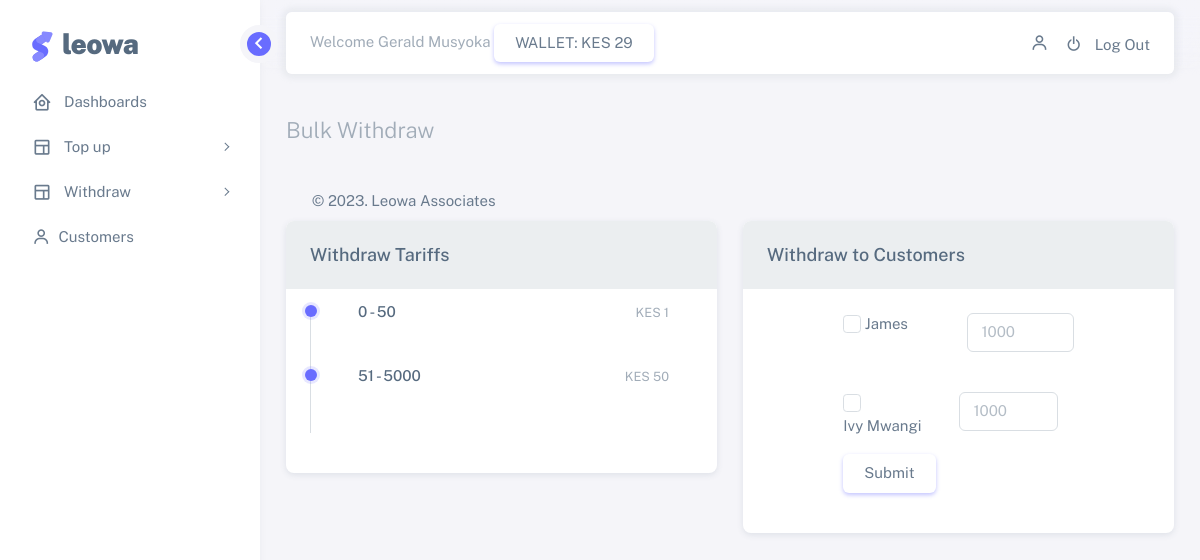
The app's page /withdraw-bulk (signed in) with its own data.
### tables this page shows
CREATE TABLE `users` (
  `id` bigint(20) UNSIGNED NOT NULL,
  `name` varchar(255) NOT NULL,
  `email` varchar(255) NOT NULL,
  `email_verified_at` timestamp NULL DEFAULT NULL,
  `password` varchar(255) NOT NULL,
  `role_id` int(11) NOT NULL DEFAULT '2',
  `phone` varchar(255) DEFAULT NULL,
  `wallet_balance` int(11) DEFAULT '0',
  `remember_token` varchar(100) DEFAULT NULL,
  `created_at` timestamp NULL DEFAULT NULL,
  `updated_at` timestamp NULL DEFAULT NULL
);

CREATE TABLE `tariffs` (
  `id` bigint(20) UNSIGNED NOT NULL,
  `min` varchar(255) DEFAULT NULL,
  `max` varchar(255) DEFAULT NULL,
  `tariff` varchar(255) DEFAULT NULL,
  `created_at` timestamp NULL DEFAULT NULL,
  `updated_at` timestamp NULL DEFAULT NULL
);

CREATE TABLE `customers` (
  `id` bigint(20) UNSIGNED NOT NULL,
  `user_id` bigint(20) UNSIGNED NOT NULL,
  `name` varchar(255) DEFAULT NULL,
  `email` varchar(255) DEFAULT NULL,
  `phone` varchar(255) DEFAULT NULL,
  `created_at` timestamp NULL DEFAULT NULL,
  `updated_at` timestamp NULL DEFAULT NULL
);

### Core/functions.php (called while the page is built, shortened)
<?php
function base_path($path)
{
    return BASE_PATH . $path;
}
function view($path, $data = [])
{
    extract($data);
    return require base_path("views/pages/{$path}.view.php");
}
function wallet($user)
{
    $db = App::resolve(Database::class);
    $userdata = $db->query('SELECT * FROM users WHERE id = :id', [
        'id' => $user
    ])->findOrFail();
    return $userdata['wallet_balance'] ?? '0.0';
}

### Http/controllers/withdraw/bulk.php (called while the page is built, shortened)
<?php
$db = App::resolve(Database::class);
$customers = $db->query('SELECT * FROM customers WHERE user_id = :user_id', [
    'user_id' => $_SESSION['user']['id']
])->get();
$tariffs = $db->query('SELECT * FROM tariffs')->get();
view('withdraw/bulk', [
    'heading' => 'Bulk Withdraw',
    'errors' => Session::get('errors'),
    'error' => Session::get('error'),
    'success' => Session::get('success'),
    'customers' => $customers,
    'tariffs' => $tariffs
]);

### public/index.php (called while the page is built, shortened)
<?php
require BASE_PATH . '/Core/functions.php';
require base_path('bootstrap.php');
$router = new Router();
$uri = parse_url($_SERVER['REQUEST_URI'])['path'];
$method = isset($_POST['_method']) ? $_POST['_method'] : $_SERVER['REQUEST_METHOD'];
$router->route($uri, $method);

### Core/App.php (called while the page is built, shortened)
<?php
class App
{
    protected static $container;
    public static function setContainer($container)
    {
        static::$container = $container;
    }
    public static function container()
    {
        return static::$container;
    }
    public static function resolve($key)
    {
        return static::container()->resolve($key);
    }
}

### Core/Container.php (called while the page is built, shortened)
<?php
class Container
{
    protected $bindings = [];
    public function bind($key, $resolver)
    {
        $this->bindings[$key] = $resolver;
    }
    public function resolve($key)
    {
        $resolver = $this->bindings[$key];
        return call_user_func($resolver);
    }
}

### config.php (called while the page is built)
<?php
return [
    'database' => [
        'host' => 'localhost',
        'dbname' => 'wateregm_leowa',
        'port' => 3306,
        'charset' => 'utf8mb4',
    ],
    'daraja' => [
        'env' => '1',
        'MPESA_CONSUMER_KEY' => 'pviVcOzat8aDGKEg9wZvvPyAFrnmqsZG',
        'MPESA_CONSUMER_SECRET' => 'OAHLZDdOXpHME7Of',
        'MPESA_SHORTCODE' => '241269',
        'MPESA_PASSKEY' => '6386078736cbbb24c1d76baa1e72e3ed9e91fdc6ecf7b67555e5f795ff8d9abe',
        'test_msisdn' => 'your_test_msisdn',
        'MPESA_TEST_URL' => 'https://leowa.waterhub.africa',
        'MPESA_CONSUMER_KEY_WITHDRAW' => '0fFec7S0qVgOc3MUkXNPu3KLvRV2G0z8',
        'MPESA_CONSUMER_SECRET_WITHDRAW' => 'BlEKlGcBVe47K9cy',
        'MPESA_B2C_INITIATOR' => 'leowaapprove',
        'MPESA_B2C_PASSWORD' => 'Washington.52023',
        'MPESA_B2C_SHORTCODE' => '129153',
        'MPESA_ACCOUNT' => 'LEOWA ASSOCIATES',
    ]
];

### bootstrap.php (called while the page is built, shortened)
<?php
$container = new Container();
$container->bind('Core\Database', function () {
    $config = require base_path('config.php');
    return new Database($config['database']);
});

### Core/Database.php (called while the page is built, shortened)
<?php
class Database
{
    public $connection;
    public $statement;
    public function __construct($config, $username = 'wateregm_wateregm', $password = 'waterhub@2022')
    {
        $dsn = 'mysql:' . http_build_query($config, '', ';');
        $this->connection = new PDO($dsn, $username, $password, [
            PDO::ATTR_DEFAULT_FETCH_MODE => PDO::FETCH_ASSOC,
        ]);
    }
    public function query($query, $params = [])
    {
        $this->statement = $this->connection->prepare($query);
        $this->statement->execute($params);
        return $this;
    }
    public function find()
    {
        return $this->statement->fetch();
    }
    public function findOrFail()
    {
        $result = $this->find();
        return $result;
    }
    public function get()
    {
        return $this->statement->fetchAll();
    }
}

### views/pages/withdraw/bulk.view.php (the view, shortened to what this page needs)
<?php require base_path('views/partials/dashboard/head.php'); ?>
<div class="content-wrapper">
    <div class="container-xxl flex-grow-1 container-p-y">
        <h4 class="fw-bold py-3 mb-4">
            <span class="text-muted fw-light">Bulk Withdraw</span>
        </h4>
        <div class="row">
            <div class="col-md-12 col-lg-6 order-4 order-lg-3 ">
                <div class="card">
                    <div class="card-header sticky-element bg-label-secondary d-flex
                        justify-content-sm-between align-items-sm-center flex-column flex-sm-row">
                        <h5 class="card-title mb-sm-0 me-2">Withdraw Tariffs</h5>
                    </div>
                    <div class="card-body mt-3">
                        <ul class="timeline">
                            <?php if (!empty($tariffs)) : ?>
                                <?php foreach ($tariffs as $tariff) : ?>
                                    <li class="timeline-item timeline-item-transparent">
                                        <span class="timeline-point timeline-point-primary"></span>
                                        <div class="timeline-event">
                                            <div class="timeline-header mb-1">
                                                <h6 class="mb-0"><?= $tariff['min'] ?> - <?= $tariff['max'] ?></h6>
                                                <small class="text-muted">KES <?= $tariff['tariff'] ?></small>
                                            </div>
                                        </div>
                                    </li>
                                <?php endforeach ?>
                            <?php endif; ?>
                        </ul>
                    </div>
                </div>
            </div>
            <div class="col-md-12 col-lg-6 order-4 order-lg-3 ">
                <div class="card">
                    <div class="card-header sticky-element bg-label-secondary d-flex
                        justify-content-sm-between align-items-sm-center flex-column flex-sm-row">
                        <h5 class="card-title mb-sm-0 me-2">Withdraw to Customers</h5>
                    </div>
                    <div class="card-body mt-3">
                        <div class="row">
                            <form class="col-lg-8 mx-auto" method="POST" action="/withdraw-bulk">
                                <?php if (!empty($customers)) : ?>
                                    <?php foreach ($customers as $customer) : ?>
                                        <div class="row g-3 p-2">
                                            <div class="col-md-6">
                                                <input type="checkbox" class="form-check-input" name="customers[<?= $customer['id']; ?>][id]" value="<?= $customer['id']; ?>" id="customer-<?= $customer['id']; ?>" />
                                                <label class="form-check-label" for="customer-<?= $customer['id']; ?>">
                                                    <?= $customer['name']; ?>
                                                </label>
                                            </div>
                                            <div class="col-md-6">
                                                <div class="input-group input-group-merge">
                                                    <input class="form-control" type="number" name="customers[<?= $customer['id']; ?>][amount]" id="amount-<?= $customer['id']; ?>" placeholder="1000" />
                                                </div>
                                        </div>
                                    <?php endforeach; ?>
                                <?php else : ?>
                                    <div>
                                        <p>No customers found</p>
                                    </div>
                                <?php endif; ?>
                                <div class=" justify-content-end mt-3">
                                    <?php if (!empty($customers)) : ?>
                                        <button type="submit" class="btn btn-primary">
                                            Submit
                                        </button>
                                    <?php endif; ?>
                                </div>
                            </form>
                        </div>
                    </div>
                </div>
            </div>
        </div>
    </div>
    <?php require base_path('views/partials/dashboard/foot.php'); ?>

### Core/Router.php (shortened to what this page needs)
<?php
class Router
{
    protected $routes = [];
    public function add($uri, $controller, $method)
    {
        $this->routes[] = [
            'uri' => $uri,
            'controller' => $controller,
            'method' => $method,
            'middleware' => null
        ];
        return $this;
    }
    public function only($key)
    {
        $this->routes[array_key_last($this->routes)]['middleware'] = $key;
        return $this;
    }
    public function route($uri, $method)
    {
        foreach ($this->routes as $route) {
            if ($route['uri'] === $uri && $route['method'] === strtoupper($method)) {
                return require base_path('Http/controllers/' . $route['controller']);
            }
        }
    }
}

### views/partials/dashboard/top-head.php (shortened to what this page needs)
<nav class="layout-navbar container-xxl navbar navbar-expand-xl navbar-detached align-items-center bg-navbar-theme" id="layout-navbar">
    <div class="navbar-nav-right d-flex align-items-center" id="navbar-collapse">
        <div class="navbar-nav align-items-center">
            <div class="nav-item navbar-search-wrapper mb-0">
                <a class="nav-item nav-link search-toggler px-0">
                    <span class="d-none d-md-inline-block text-muted">
                        Welcome <?= $_SESSION['user']['name'] ?? 'Guest' ?>
                        <button class="btn btn-primary">
                            WALLET: KES <?= wallet($_SESSION['user']['id']) ?>
                        </button>
                    </span>
                </a>
            </div>
        </div>
        <ul class="navbar-nav flex-row align-items-center ms-auto">
            <li class="nav-item navbar-dropdown dropdown-user dropdown">
                <a class="nav-link dropdown-toggle hide-arrow" href="javascript:void(0);" data-bs-toggle="dropdown">
                    <i class="bx bx-user me-2"></i>
                </a>
            </li>
            <li>
                <form action="/logout" method="POST">
                    <button class="dropdown-item" href="#" target="_blank">
                        <i class="bx bx-power-off me-2"></i>
                        <span class="align-middle">Log Out</span>
                    </button>
                </form>
            </li>
        </ul>
    </div>
</nav>

### records on screen
users: wallet_balance "29"
tariffs: min "0", max "50", tariff "1"
tariffs: min "51", max "5000", tariff "50"
customers: name "James"
customers: name "Ivy Mwangi"
